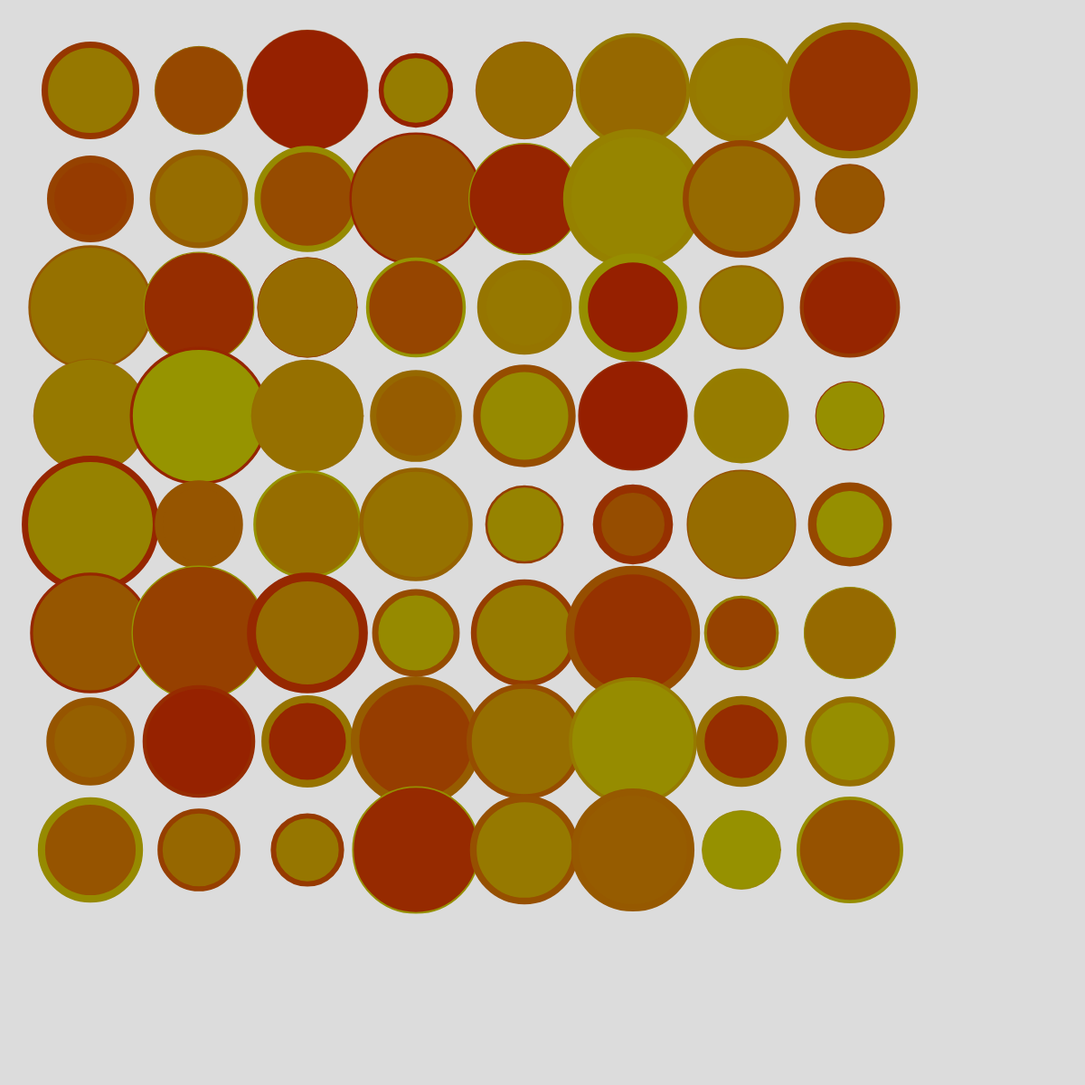
Frame 1 (no input)
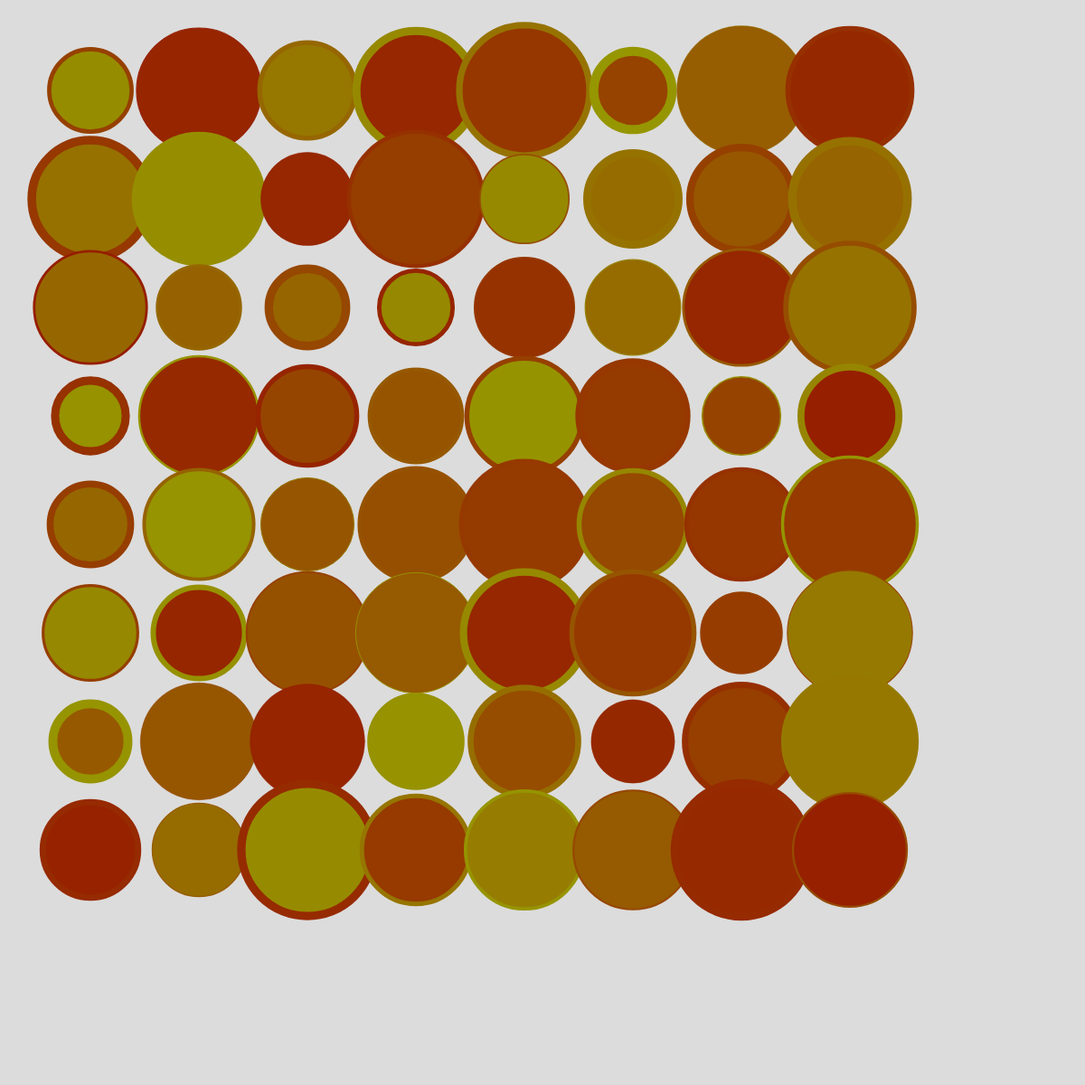
Frame 2 (the mouse pressed at the canvas centre, redrawn once)

The p5.js sketch that drew these frames (run headless with seeded random() and noise() and a simulated clock; the mouse was pressed at the canvas centre and the sketch redrawn once):

// p5.js sketch
// ── sketch.js
function setup() {
  createCanvas(1200, 1200);
  noLoop();
}

function draw() {
  background(220);

  translate(100,100);

  for (let x = 0; x < 8; x+=1) {
	  for (let y = 0; y < 8; y+=1) {
		push();

		translate(x * 120, y * 120);

		strokeWeight(random(0,10));

		stroke(150, random(30, 150), 0);

		fill(150, random(30, 150), 0);

		ellipse(0,0,random(75,150));

		pop();
	  }
  }
}
